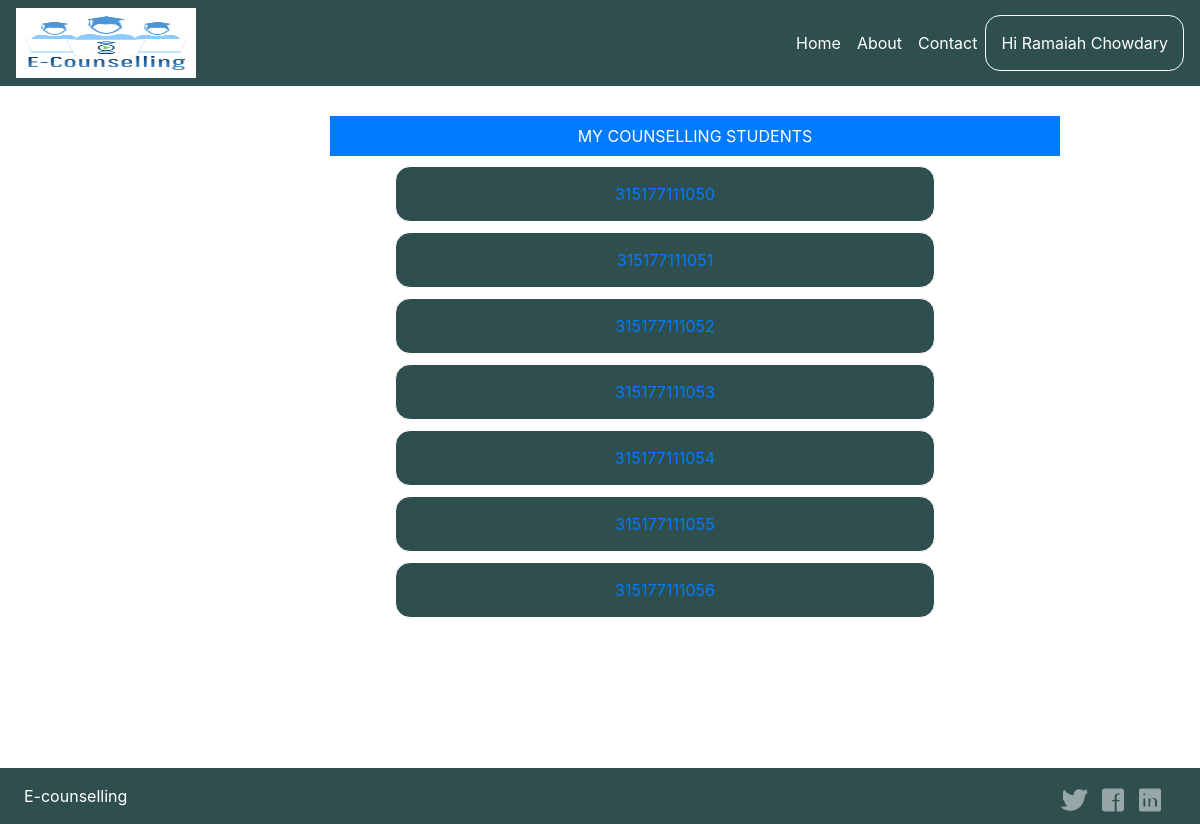
Screenshot of /student_counselling_list.php (signed in) with the database file from the repository.
### tables this page shows
CREATE TABLE `faculty_reg` (
  `username` varchar(50) NOT NULL,
  `userid` int(5) NOT NULL,
  `password` varchar(50) NOT NULL,
  `cpassword` varchar(50) NOT NULL
);

CREATE TABLE `student_assign` (
  `faculty_id` int(5) NOT NULL,
  `student_id` bigint(15) NOT NULL
);

### faculty_session.php (called while the page is built, shortened)
 <?php
include('connection.php');
 $user_check = $_SESSION['login_user'];
	$sql = "select username from faculty_reg where userid = '$user_check'";
	$ses_sql = mysqli_query($con, $sql);
	$row = mysqli_fetch_assoc($ses_sql);
	$login_session = $row['username'];
	$session_id = $user_check;
?>

### student_counselling_list.php (the view, shortened to what this page needs)
<?php
include('connection.php');
include('faculty_session.php');
?>
<!doctype html>
<html lang="en">
  <head>
    <link rel="stylesheet" href="https://stackpath.bootstrapcdn.com/bootstrap/4.2.1/css/bootstrap.min.css">
    <link rel="stylesheet" href="sytle.css" class="css">
    <link rel="stylesheet" href="https://use.fontawesome.com/releases/v5.0.13/css/all.css">
  </head>
  <body>
    <div class="flex-wrapper">
        <nav class="navbar navbar-expand-md navbar-dark bg-dark">
		<div class="navbar-collapse collapse w-100 order-1 order-md-0 dual-collapse2">
			<ul class="navbar-nav mr-auto">
				<li class="nav-item active">
			   <img src="images/7c787b68-5ede-454b-82e4-b18a90555daf.png" alt="" width="180" height="70">
				</li>
			</ul>
		</div>
		<div class="navbar-collapse collapse w-100 order-3 dual-collapse2">
			<ul class="navbar-nav ml-auto">
            <li class="nav-item">
                <a class="nav-link" href="index.html">Home</a>
            </li>
            <li class="nav-item">
                <a class="nav-link" href="about.html" >About</a>
            </li>
            <li class="nav-item">
                <a class="nav-link" href="#">Contact</a>
            </li>
			</ul>
            <div class="dropdown">
				<button class="btn">Hi <?php echo $login_session; ?></button>
			</div>
		</div>
		</nav>
<?php
   $sql="SELECT * from student_assign where faculty_id = '$session_id'";
echo '<div class="container">
        <div class="row">
			<div class="col-md-8 offset-md-3">
				<center><span class="d-block p-2 bg-primary text-white " style="margin-top: 30px;"  >MY COUNSELLING STUDENTS </span></center>
			</div>
		</div>
      </div>
      <div class="container">
		<div class="row">
			<div class="col-sm-6">';
				$rs= mysqli_query($con, $sql) or die(mysql_error());
				$result = mysqli_query($con, $sql);
				if (mysqli_num_rows($result) > 0)
			{
				while($res=mysqli_fetch_array($rs))
				{
				echo '<button type="button" style="margin-top: 10px; margin-left: 350px;" class="btn btn-block"><a href="logintest.html">'.$res["student_id"].'</a></button>';
			}}
			else
			{
				echo '<script>alert("Students are not allocated for you");
	</script>';
			}
		echo'	</div>
		</div>
	   </div>';
?>
<div class="footer">
  <nav class="navbar navbar-expand-md navbar-dark bg-dark">
    <div class="navbar-collapse collapse w-100 order-1 order-md-0 dual-collapse2">
        <ul class="navbar-nav mr-auto">
            <li class="nav-item active">
                <a class="nav-link" href="#">E-counselling</a>
            </li>
        </ul>
    </div>
    <div class="navbar-collapse collapse w-100 order-3 dual-collapse2">
        <ul class="navbar-nav ml-auto">
          <li class="nav-item">
            <a class="nav-link" href="#"><i class=" close fab fa-twitter"style="color:white;"></i></a>
        </li>
        <li class="nav-item">
            <a class="nav-link" href="#"><i class="fab fa-facebook-square close"style="color:white;"></i></a>
        </li>
         <li class="nav-item">
            <a class="nav-link" href="#"><i class="fab fa-linkedin close"style="color:white;"></i></a>
        </li>
             <li class="nav-item">
                <a class="nav-link" href="#"></a>
            </li>
        </ul>
    </div>
</nav>
  </div>
  </div>
</body>
</html>

### sytle.css (style rules this page uses)
.navbar { background-color:darkslategray !important; }
.navbar .navbar-nav li a { color: #FFF ! important; }
.btn { padding-left: 15px; padding-right: 15px; padding-top: 15px; padding-bottom: 15px; text-align: center; color:white; background-color: darkslategray; border-radius: 15px; border-color: white; }
.close { color: white; }
html, body, header, footer { height:100%; }
.footer { left: 0; bottom: 0; width: 100%; background-color:black; color: white; text-align: center; height: 2em; position:relative; margin-top:auto; }
.flex-wrapper { display: flex; min-height: 100vh; flex-direction: column; justify-content: space-between }

### student_counselling_list.php (style rules this page uses)
.dropdown { position: relative; display: inline-block; }

### rows the page displays
faculty_reg: username "Ramaiah Chowdary"
student_assign: student_id "315177111050"
student_assign: student_id "315177111051"
student_assign: student_id "315177111052"
student_assign: student_id "315177111053"
student_assign: student_id "315177111054"
student_assign: student_id "315177111055"
student_assign: student_id "315177111056"
